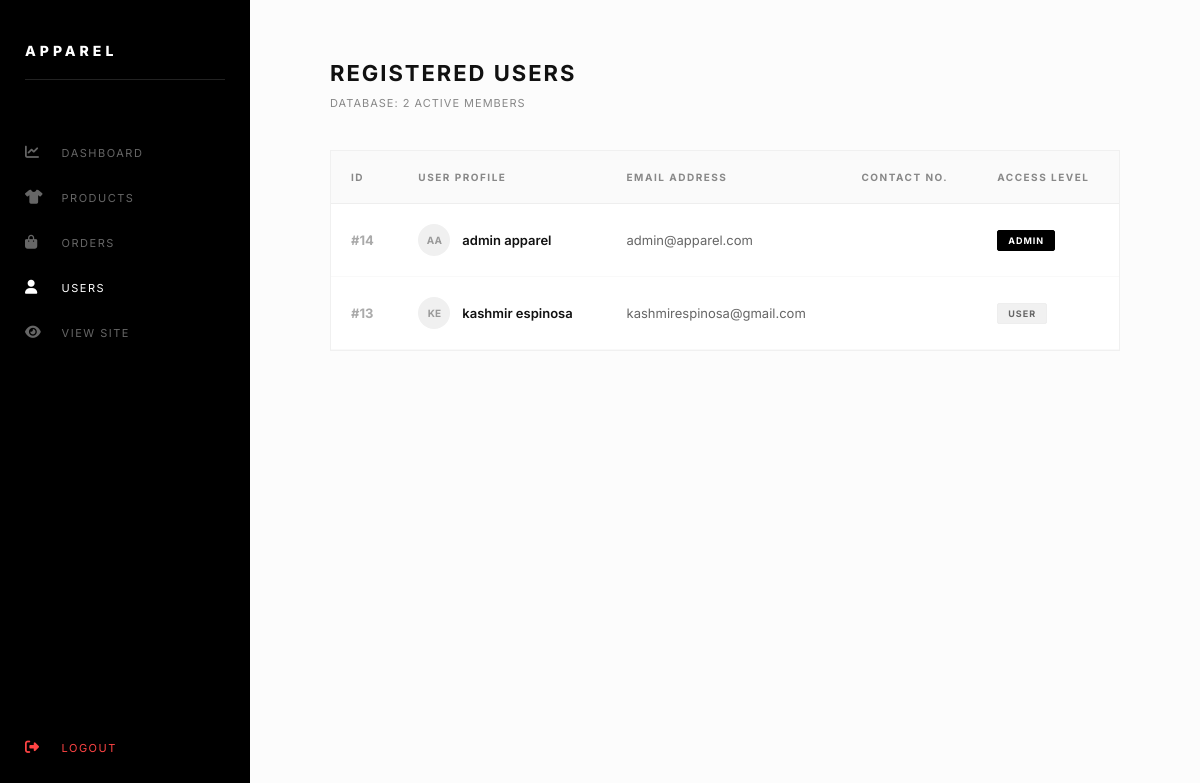
Screenshot of /admin/users.php (signed in) with the database file from the repository.
### tables this page shows
CREATE TABLE `users` (
  `id` int(11) NOT NULL,
  `first_name` varchar(50) DEFAULT NULL,
  `last_name` varchar(50) DEFAULT NULL,
  `email` varchar(100) DEFAULT NULL,
  `password` varchar(255) DEFAULT NULL,
  `contact_no` varchar(20) DEFAULT NULL,
  `role` enum('user','admin') DEFAULT 'user',
  `profile_pic` varchar(255) DEFAULT 'default_avatar.jpg'
);

### admin/users.php (the view, shortened to what this page needs)
<?php
include "../config/database.php";
$result = mysqli_query($conn, "SELECT id, first_name, last_name, email, contact_no, role FROM users ORDER BY id DESC");
$user_count = mysqli_num_rows($result);
?>
<!DOCTYPE html>
<html lang="en">
<head>
    <link rel="stylesheet" href="https://cdnjs.cloudflare.com/ajax/libs/font-awesome/6.5.0/css/all.min.css">
</head>
<body>
    <div class="sidebar">
        <h2>APPAREL</h2>
        <a href="dashboard.php"><i class="fas fa-chart-line"></i> Dashboard</a>
        <a href="products.php"><i class="fas fa-tshirt"></i> Products</a>
        <a href="orders.php"><i class="fas fa-shopping-bag"></i> Orders</a>
        <a href="users.php" class="active-link"><i class="fas fa-user"></i> Users</a>
        <a href="../index.php"><i class="fas fa-eye"></i> View Site</a>
        <a href="logout.php" class="logout-link"><i class="fas fa-sign-out-alt"></i> Logout</a>
    </div>
    <div class="main-content">
        <header>
            <h1>Registered Users</h1>
            <span class="user-stats">Database: <?php echo $user_count; ?> active members</span>
        </header>
        <div class="table-card">
            <table>
                <thead>
                    <tr>
                        <th>ID</th>
                        <th>User Profile</th>
                        <th>Email Address</th>
                        <th>Contact No.</th>
                        <th>Access Level</th>
                    </tr>
                </thead>
                <tbody>
                    <?php while($row = mysqli_fetch_assoc($result)): ?>
                    <tr>
                        <td style="font-weight: 700; color: #aaa;">#<?php echo $row['id']; ?></td>
                        <td>
                            <div class="user-info">
                                <div class="avatar-circle">
                                    <?php echo substr($row['first_name'], 0, 1) . substr($row['last_name'], 0, 1); ?>
                                </div>
                                <div style="font-weight: 600; color: #111;">
                                    <?php echo $row['first_name'] . " " . $row['last_name']; ?>
                                </div>
                            </div>
                        </td>
                        <td style="color: #666;"><?php echo $row['email']; ?></td>
                        <td style="font-family: monospace; letter-spacing: 0.5px;"><?php echo $row['contact_no']; ?></td>
                        <td>
                            <span class="role-badge <?php echo ($row['role'] == 'admin') ? 'role-admin' : ''; ?>">
                                <?php echo $row['role']; ?>
                            </span>
                        </td>
                    </tr>
                    <?php endwhile; ?>
                </tbody>
            </table>
        </div>
    </div>
</body>
</html>

### admin/users.php (style rules this page uses)
body { margin: 0; display: flex; background-color: #fcfcfc; font-family: 'Inter', sans-serif; color: #111; }
.sidebar { width: 250px; height: 100vh; background: #000; color: #fff; padding: 30px 25px; position: fixed; left: 0; top: 0; box-sizing: border-box; display: flex; flex-direction: column; z-index: 1000; }
.sidebar h2 { font-size: 14px; letter-spacing: 4px; margin-bottom: 50px; text-transform: uppercase; font-weight: 800; border-bottom: 1px solid #222; padding-bottom: 20px; }
.sidebar a { display: block; color: #666; text-decoration: none; padding: 15px 0; transition: 0.3s; font-size: 11px; text-transform: uppercase; letter-spacing: 1.5px; }
.sidebar a i { margin-right: 12px; width: 20px; font-size: 14px; }
.sidebar a:hover, .active-link { color: #fff !important; }
.logout-link { margin-top: auto; color: #ff4444 !important; padding-bottom: 10px; }
.main-content { margin-left: 250px; width: calc(100% - 250px); padding: 60px 80px; box-sizing: border-box; }
header h1 { font-size: 22px; text-transform: uppercase; letter-spacing: 2px; margin: 0 0 10px 0; font-weight: 700; }
.user-stats { color: #888; font-size: 11px; text-transform: uppercase; letter-spacing: 1px; margin-bottom: 40px; display: block; }
.table-card { background: #fff; border: 1px solid #f0f0f0; border-radius: 0; overflow: hidden; }
table { width: 100%; border-collapse: collapse; }
th { text-align: left; padding: 20px; background: #fafafa; border-bottom: 1px solid #eee; text-transform: uppercase; font-size: 10px; letter-spacing: 1.5px; color: #888; }
td { padding: 20px; border-bottom: 1px solid #f9f9f9; font-size: 13px; color: #333; }
.role-badge { display: inline-block; padding: 4px 10px; font-size: 9px; font-weight: 700; text-transform: uppercase; letter-spacing: 1px; border-radius: 2px; background: #f1f1f1; color: #666; border: 1px solid #eee; }
.role-admin { background: #000; color: #fff; border-color: #000; }
.user-info { display: flex; align-items: center; gap: 12px; }
.avatar-circle { width: 32px; height: 32px; background: #f0f0f0; border-radius: 50%; display: flex; align-items: center; justify-content: center; font-size: 10px; font-weight: 700; color: #999; text-transform: uppercase; }

### rows the page displays
users: id "14", first_name "A", last_name "A", first_name "admin", last_name "apparel", email "admin@apparel.com", role "ADMIN"
users: id "13", first_name "K", last_name "E", first_name "kashmir", last_name "espinosa", email "kashmirespinosa@gmail.com", role "USER"

### other values shown
$user_count "2"
